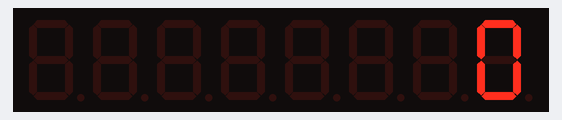
Recording of a program running on a simulated ESP8266 (NodeMCU). Parts: 8-digit seven-segment display.

Above: at 0.1 s.
At 5.11 s:
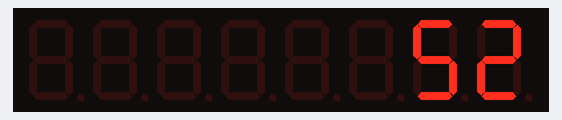
At 10.13 s:
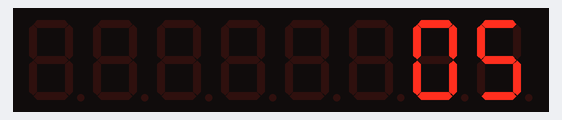
At 19.95 s:
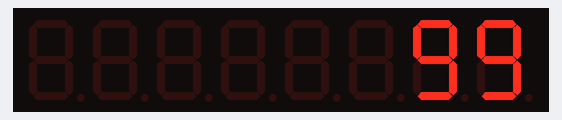
At 29.99 s:
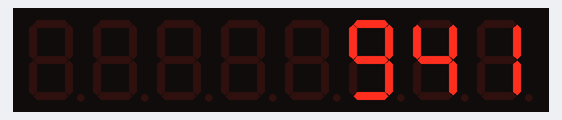
At 39.82 s:
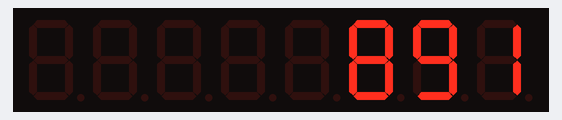

The program:

main.cpp
```cpp
#include <ESP8266WiFi.h>
/* 依赖 C 2.4.0 */
#include <PubSubClient.h>
/* 依赖 ArduinoJson 5.13.4 */
#include <ArduinoJson.h>
#include <Arduino.h>
#include "LedController.hpp"
#include <string>

#include "DHT.h"

// #define SENSOR_PIN    LED_BUILTIN

// /* 修改1 ------------------------------------------ */
// /* 连接您的WIFI SSID和密码 */
// #define WIFI_SSID         "Xiaomi_C744"
// #define WIFI_PASSWD       "Aa1234567890"
// // #define WIFI_SSID         "ChinaNet-pvXM"
// // #define WIFI_PASSWD       "rruysn4z"

// /* 修改1 end--------------------------------------- */

// /* 修改2 ------------------------------------------ */
// //   "ProductKey": "a1Uilh2dXmk",
// //   "DeviceName": "4KSXMBHG24Ldx86n3FGu",
// //   "DeviceSecret": "b8fda2de2765852812a1629190707701"
// /* 设备证书信息*/

// // #define PRODUCT_KEY       "a1Uilh2dXmk"
// // #define DEVICE_NAME       "97PKdrnsJBihtBJXsK6o"
// // #define DEVICE_SECRET     "84de41335e5f6371a9a06671cbf6edf7"
// // #define MQTT_PASSWD       "0BB1C415FC58283E0AB2A1068DAF9DDB8479A4B8"

// #define PRODUCT_KEY       "a1Uilh2dXmk"
// #define DEVICE_NAME       "4KSXMBHG24Ldx86n3FGu"
// #define DEVICE_SECRET     "84de41335e5f6371a9a06671cbf6edf7"
// #define MQTT_PASSWD       "241317E7793F08DD94CF10944F8610EA28B00DB6"

// #define REGION_ID         "cn-shanghai"
// #define MQTT_SERVER       PRODUCT_KEY ".iot-as-mqtt." REGION_ID ".aliyuncs.com"
// #define MQTT_PORT         1883
// #define MQTT_USRNAME      DEVICE_NAME "&" PRODUCT_KEY
// #define CLIENT_ID         "esp8266|securemode=3,signmethod=hmacsha1,timestamp=123456789|"

// #define ALINK_BODY_FORMAT         "{\"id\":\"123\",\"version\":\"1.0\",\"method\":\"thing.event.property.post\",\"params\":%s}"
// #define ALINK_TOPIC_PROP_POST     "/sys/" PRODUCT_KEY "/" DEVICE_NAME "/thing/event/property/post"

// #define DHTPIN 5
// #define DHTTYPE DHT11

// DHT dht(DHTPIN, DHTTYPE);

// unsigned long lastMs = 0;
// WiFiClient espClient;
// PubSubClient  client(espClient);

// int temp=0;
// char Temperature[16]="Temperature:  ";

// void mqttPostLightSta(bool sta){
//     char param[32];
//     char jsonBuf[128];

//     Serial.print("mqttPost ");

//     sprintf(param, "{\"LightSwitch\":%d}", sta);

//     sprintf(jsonBuf, ALINK_BODY_FORMAT, param);
//     Serial.println(jsonBuf);
//     boolean d = client.publish(ALINK_TOPIC_PROP_POST, jsonBuf);
//     Serial.print("publishe ret:");
//     Serial.println(d);
// }

// void callback(char *topic, byte *payload, unsigned int length)//网络反馈数据
// {
//     Serial.print("callback    ");
//     Serial.print("Message arrived [");
//     Serial.print(topic);
//     Serial.print("] ");
//     payload[length] = '\0';
//     Serial.println((char *)payload);
//     std::string message = (char *)payload;
//     std::string::size_type position;

//     position = message.find("LightSwitch");
//     if (position != message.npos){
//         if(payload[position+13] == '1'){
//             Serial.println("Light:close");
//             mqttPostLightSta(true);
//             digitalWrite(SENSOR_PIN,LOW);
//         }else if(payload[position+13] == '0'){
//             Serial.println("Light:on");
//             mqttPostLightSta(false);
//             digitalWrite(SENSOR_PIN,HIGH);
//         }
//     }
// }

// void wifiInit()
// {
//     Serial.print("wifiInit    ");
//     WiFi.mode(WIFI_STA);
//     WiFi.begin(WIFI_SSID, WIFI_PASSWD);
//     while (WiFi.status() != WL_CONNECTED)
//     {
//         delay(1000);
//         Serial.println("WiFi not Connect");
//     }

//     Serial.println("Connected to AP");
//     Serial.println("IP address: ");
//     Serial.println(WiFi.localIP());

//     Serial.print("espClient [");
//     client.setServer(MQTT_SERVER, MQTT_PORT);   /* 连接WiFi之后，连接MQTT服务器 */
//     client.setCallback(callback);
// }


// void mqttCheckConnect()
// {
//     Serial.println("mqttCheckConnect    ");
//     while (!client.connected())
//     {
//         Serial.println("Connecting to MQTT Server ...");
//         if (client.connect(CLIENT_ID, MQTT_USRNAME, MQTT_PASSWD)){
//             Serial.println("MQTT Connected!");
//         }else{
//             Serial.print("MQTT Connect err:");
//             Serial.println(client.state());
//             delay(5000);
//         }
//     }
// }

// void mqttIntervalPost2()
// {
//     char param[32];
//     char jsonBuf[128];
//     // Serial.print("mqttIntervalPost2   ");

//     // float h = dht.readHumidity();
//     // float t = dht.readTemperature();
//     // if (isnan(h) || isnan(t)) {
//     //     Serial.println(F("Failed to read from DHT sensor!"));
//     // }else{
//     //     sprintf(param, "{\"Temperature\":%f, \"Humidity\":%d}", t, (int)h);
//     //     sprintf(jsonBuf, ALINK_BODY_FORMAT, param);
//     //     Serial.println(jsonBuf);
//     //     boolean d = client.publish(ALINK_TOPIC_PROP_POST, jsonBuf);
//     //     Serial.print("published:");
//     //     Serial.println(d);
//     // }
//     sprintf(param, "{\"Temperature\":%f, \"Humidity\":%d}", random(0, 40), (int)random(0, 40));
//     sprintf(jsonBuf, ALINK_BODY_FORMAT, param);
//     Serial.println(jsonBuf);
//     boolean d = client.publish(ALINK_TOPIC_PROP_POST, jsonBuf);
//     Serial.print("published:");
//     Serial.println(d);
// }

// void setup()
// {
//     pinMode(SENSOR_PIN,  OUTPUT);
//     /* initialize serial for debugging */
//     Serial.begin(115200);
//     Serial.println("Demo Start");
//     randomSeed(analogRead(0));

//     wifiInit();
//     dht.begin();
// }

// // the loop function runs over and over again forever
// void loop()
// {
//     if (millis() - lastMs >= 500)
//     {
//         lastMs = millis();
//         mqttCheckConnect();

//         // mqttIntervalPost2();//温度数据
//     }

//     client.loop();
// }


/*
 Now we need a LedControl to work with.
 ***** These pin numbers will probably not work with your hardware *****
 pin 12 is connected to the DataIn
 pin 11 is connected to the CLK
 pin 10 is connected to LOAD
 We have only a single MAX72XX.
 */
LedController lc;


void displayInt(int n){
    int t=n;
    int c=0;

    while(t/10){
        c++;
        t = t/10;
    }

    if(c > 7){
        t = n;
        for(int i=7; i>=0; i--){
            lc.setDigit(0, i, t%10, false);
            t = t/10;
        }
    }else{
        t = n;
        for(int i=c; i>=0; i--){
            lc.setDigit(0, i, t%10, false);
            t = t/10;
        }
    }
}


/* we always wait a bit between updates of the display */
unsigned long delaytime=250;

void setup() {

  lc=LedController(14, 4, 12, 1);

  /*
   The MAX72XX is in power-saving mode on startup,
   we have to do a wakeup call
   */
  lc.activateAllSegments();
  /* Set the brightness to a medium values */
  lc.setIntensity(8);
  /* and clear the display */
  lc.clearMatrix();
}

void loop() {
    for(int i=0; i<1000; i++){
        displayInt(i);
        delay(200);
        lc.clearMatrix();
    }

}
```
